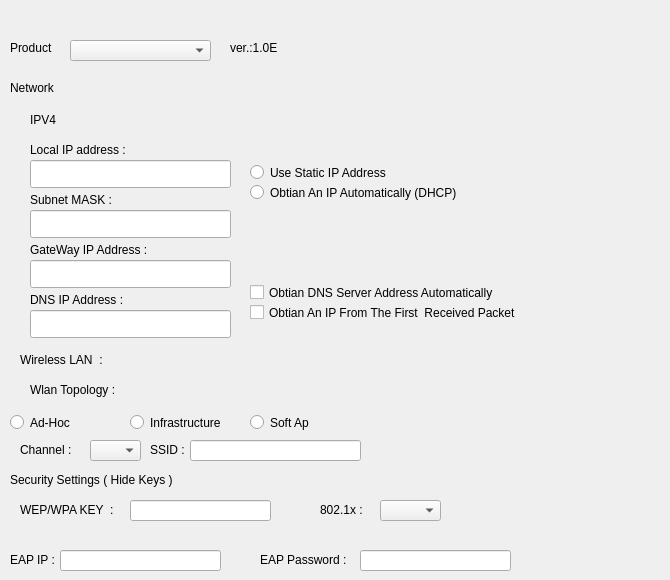
    <widget class="QWidget" name="tab_5">
     <attribute name="title">
      <string>NETWORK</string>
     </attribute>
     <widget class="QLabel" name="label_8">
      <property name="geometry">
       <rect>
        <x>10</x>
        <y>40</y>
        <width>61</width>
        <height>16</height>
       </rect>
      </property>
      <property name="text">
       <string>Product</string>
      </property>
     </widget>
     <widget class="QComboBox" name="ComboProduct">
      <property name="geometry">
       <rect>
        <x>70</x>
        <y>40</y>
        <width>141</width>
        <height>21</height>
       </rect>
      </property>
     </widget>
     <widget class="QLabel" name="label_9">
      <property name="geometry">
       <rect>
        <x>230</x>
        <y>40</y>
        <width>49</width>
        <height>16</height>
       </rect>
      </property>
      <property name="text">
       <string>ver.:1.0E</string>
      </property>
     </widget>
     <widget class="QLabel" name="label_10">
      <property name="geometry">
       <rect>
        <x>10</x>
        <y>80</y>
        <width>61</width>
        <height>16</height>
       </rect>
      </property>
      <property name="text">
       <string>Network</string>
      </property>
     </widget>
     <widget class="QLabel" name="label_11">
      <property name="geometry">
       <rect>
        <x>30</x>
        <y>110</y>
        <width>63</width>
        <height>20</height>
       </rect>
      </property>
      <property name="text">
       <string>IPV4</string>
      </property>
     </widget>
     <widget class="QLineEdit" name="LocalIpAddress">
      <property name="geometry">
       <rect>
        <x>30</x>
        <y>160</y>
        <width>201</width>
        <height>28</height>
       </rect>
      </property>
     </widget>
     <widget class="QLineEdit" name="SubnetMask">
      <property name="geometry">
       <rect>
        <x>30</x>
        <y>210</y>
        <width>201</width>
        <height>28</height>
       </rect>
      </property>
     </widget>
     <widget class="QLineEdit" name="GatewayIpAddress">
      <property name="geometry">
       <rect>
        <x>30</x>
        <y>260</y>
        <width>201</width>
        <height>28</height>
       </rect>
      </property>
     </widget>
     <widget class="QLineEdit" name="DNSIPAddress">
      <property name="geometry">
       <rect>
        <x>30</x>
        <y>310</y>
        <width>201</width>
        <height>28</height>
       </rect>
      </property>
     </widget>
     <widget class="QLabel" name="label_12">
      <property name="geometry">
       <rect>
        <x>30</x>
        <y>140</y>
        <width>131</width>
        <height>20</height>
       </rect>
      </property>
      <property name="text">
       <string>Local IP address : </string>
      </property>
     </widget>
     <widget class="QLabel" name="label_13">
      <property name="geometry">
       <rect>
        <x>30</x>
        <y>190</y>
        <width>121</width>
        <height>20</height>
       </rect>
      </property>
      <property name="text">
       <string>Subnet MASK :</string>
      </property>
     </widget>
     <widget class="QLabel" name="label_14">
      <property name="geometry">
       <rect>
        <x>30</x>
        <y>240</y>
        <width>171</width>
        <height>20</height>
       </rect>
      </property>
      <property name="text">
       <string>GateWay IP Address :</string>
      </property>
     </widget>
     <widget class="QLabel" name="label_15">
      <property name="geometry">
       <rect>
        <x>30</x>
        <y>290</y>
        <width>201</width>
        <height>20</height>
       </rect>
      </property>
      <property name="text">
       <string>DNS IP Address : </string>
      </property>
     </widget>
     <widget class="QRadioButton" name="UseStaticIPAddress">
      <property name="geometry">
       <rect>
        <x>250</x>
        <y>160</y>
        <width>201</width>
        <height>25</height>
       </rect>
      </property>
      <property name="text">
       <string>Use Static IP Address</string>
      </property>
     </widget>
     <widget class="QRadioButton" name="ObtianAnIPAutoDHCP">
      <property name="geometry">
       <rect>
        <x>250</x>
        <y>180</y>
        <width>301</width>
        <height>25</height>
       </rect>
      </property>
      <property name="text">
       <string>Obtian An IP Automatically (DHCP)</string>
      </property>
     </widget>
     <widget class="QCheckBox" name="ObtianDNSServerAddressAuto">
      <property name="geometry">
       <rect>
        <x>250</x>
        <y>280</y>
        <width>411</width>
        <height>25</height>
       </rect>
      </property>
      <property name="text">
       <string>Obtian DNS Server Address Automatically</string>
      </property>
     </widget>
     <widget class="QCheckBox" name="ObtianAnIPFromPakezt">
      <property name="geometry">
       <rect>
        <x>250</x>
        <y>300</y>
        <width>331</width>
        <height>25</height>
       </rect>
      </property>
      <property name="text">
       <string>Obtian An IP From The First  Received Packet </string>
      </property>
     </widget>
     <widget class="QLabel" name="label_18">
      <property name="geometry">
       <rect>
        <x>20</x>
        <y>350</y>
        <width>161</width>
        <height>20</height>
       </rect>
      </property>
      <property name="text">
       <string>Wireless LAN  : </string>
      </property>
     </widget>
     <widget class="QLabel" name="label_19">
      <property name="geometry">
       <rect>
        <x>30</x>
        <y>380</y>
        <width>181</width>
        <height>20</height>
       </rect>
      </property>
      <property name="text">
       <string>Wlan Topology : </string>
      </property>
     </widget>
     <widget class="QRadioButton" name="AdHOC">
      <property name="geometry">
       <rect>
        <x>10</x>
        <y>410</y>
        <width>111</width>
        <height>25</height>
       </rect>
      </property>
      <property name="text">
       <string>Ad-Hoc</string>
      </property>
     </widget>
     <widget class="QRadioButton" name="INFRASTRUCTURE">
      <property name="geometry">
       <rect>
        <x>130</x>
        <y>410</y>
        <width>131</width>
        <height>25</height>
       </rect>
      </property>
      <property name="text">
       <string>Infrastructure</string>
      </property>
     </widget>
     <widget class="QRadioButton" name="SOFTAP">
      <property name="geometry">
       <rect>
        <x>250</x>
        <y>410</y>
        <width>111</width>
        <height>25</height>
       </rect>
      </property>
      <property name="text">
       <string>Soft Ap</string>
      </property>
     </widget>
     <widget class="QLabel" name="label_20">
      <property name="geometry">
       <rect>
        <x>20</x>
        <y>440</y>
        <width>63</width>
        <height>20</height>
       </rect>
      </property>
      <property name="text">
       <string>Channel :</string>
      </property>
     </widget>
     <widget class="QComboBox" name="Channel">
      <property name="geometry">
       <rect>
        <x>90</x>
        <y>440</y>
        <width>51</width>
        <height>21</height>
       </rect>
      </property>
     </widget>
     <widget class="QLineEdit" name="SSID">
      <property name="geometry">
       <rect>
        <x>190</x>
        <y>440</y>
        <width>171</width>
        <height>21</height>
       </rect>
      </property>
     </widget>
     <widget class="QLabel" name="label_21">
      <property name="geometry">
       <rect>
        <x>150</x>
        <y>440</y>
        <width>63</width>
        <height>20</height>
       </rect>
      </property>
      <property name="text">
       <string>SSID :</string>
      </property>
     </widget>
     <widget class="QLabel" name="label_22">
      <property name="geometry">
       <rect>
        <x>10</x>
        <y>470</y>
        <width>211</width>
        <height>20</height>
       </rect>
      </property>
      <property name="text">
       <string>Security Settings ( Hide Keys )</string>
      </property>
     </widget>
     <widget class="QLabel" name="label_23">
      <property name="geometry">
       <rect>
        <x>20</x>
        <y>500</y>
        <width>131</width>
        <height>20</height>
       </rect>
      </property>
      <property name="text">
       <string>WEP/WPA KEY  :</string>
      </property>
     </widget>
     <widget class="QLineEdit" name="WEP_WPA">
      <property name="geometry">
       <rect>
        <x>130</x>
        <y>500</y>
        <width>141</width>
        <height>21</height>
       </rect>
      </property>
     </widget>
     <widget class="QLabel" name="label_24">
      <property name="geometry">
       <rect>
        <x>320</x>
        <y>500</y>
        <width>63</width>
        <height>20</height>
       </rect>
      </property>
      <property name="text">
       <string>802.1x :</string>
      </property>
     </widget>
     <widget class="QComboBox" name="x802">
      <property name="geometry">
       <rect>
        <x>380</x>
        <y>500</y>
        <width>61</width>
        <height>21</height>
       </rect>
      </property>
     </widget>
     <widget class="QLabel" name="label_25">
      <property name="geometry">
       <rect>
        <x>10</x>
        <y>550</y>
        <width>63</width>
        <height>20</height>
       </rect>
      </property>
      <property name="text">
       <string>EAP IP : </string>
      </property>
     </widget>
     <widget class="QLabel" name="label_26">
      <property name="geometry">
       <rect>
        <x>260</x>
        <y>550</y>
        <width>101</width>
        <height>20</height>
       </rect>
      </property>
      <property name="text">
       <string>EAP Password : </string>
      </property>
     </widget>
     <widget class="QLineEdit" name="EAPIP">
      <property name="geometry">
       <rect>
        <x>60</x>
        <y>550</y>
        <width>161</width>
        <height>21</height>
       </rect>
      </property>
     </widget>
     <widget class="QLineEdit" name="EAPPassword">
      <property name="geometry">
       <rect>
        <x>360</x>
        <y>550</y>
        <width>151</width>
        <height>21</height>
       </rect>
      </property>
     </widget>
    </widget>
